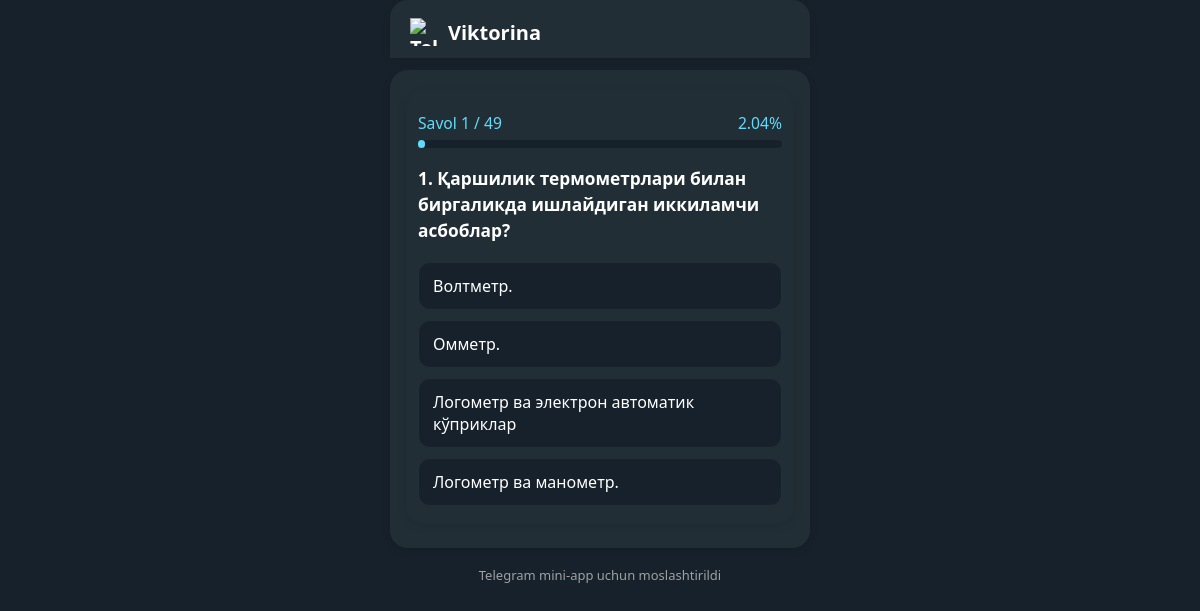
Screenshot of /quiz/2/question/0/ with the database file from the repository.
### quiz/models.py (models this page shows, shortened)
class Question(models.Model):
    quiz = models.ForeignKey(Quiz, on_delete=models.CASCADE, related_name="questions")
    text = models.TextField()

class Answer(models.Model):
    question = models.ForeignKey(Question, on_delete=models.CASCADE, related_name="answers")
    text = models.CharField(max_length=500)
    is_correct = models.BooleanField(default=False)

### quiz/views.py (the view, shortened to what this page needs)
# urls.py: path("<int:quiz_id>/question/<int:question_index>/", views.quiz_question, name="quiz_question"),
def quiz_question(request, quiz_id, question_index):
    quiz = get_object_or_404(Quiz, id=quiz_id)
    questions = list(quiz.questions.all())
    total = len(questions)
    if question_index >= total:
        return redirect("quiz:quiz_finish", quiz_id=quiz.id)
    question = questions[question_index]
    answers = list(question.answers.all())
    random.shuffle(answers)  # Variantlar tasodifiy tartibda aralashtiriladi
    answered = request.session.get("answered", {})
    feedback = None
    progress = round(((question_index + 1) / total) * 100, 2)
    return render(request, "quiz_question.html", {
        "quiz": quiz,
        "question": question,
        "answers": answers,  # Aralashtirilgan variantlar
        "index": question_index,
        "total": total,
        "feedback": feedback,
        "progress": progress,
    })

### templates/quiz_question.html (shortened to what this page needs)
{% extends "base.html" %}
{% block content %}
<div style="background: var(--tg-theme-secondary-bg-color, #222e35); border-radius: 18px; box-shadow: 0 2px 8px 0 rgba(0,0,0,0.10); max-width: 420px; margin: 0 auto; padding: 22px 12px 18px 12px;">
  <div style="margin-bottom: 18px;">
    <div style="display: flex; justify-content: space-between; margin-bottom: 6px; font-size: 0.98rem; font-weight: 500; color: var(--tg-theme-link-color, #61dafb);">
      <span> Savol {{ index|add:1 }} / {{ total }} </span>
      <span> {{ progress }}% </span>
    </div>
    <div style="width: 100%; background: var(--tg-theme-bg-color, #17212b); border-radius: 8px; height: 8px;">
      <div style="background: var(--tg-theme-link-color, #61dafb); height: 8px; border-radius: 8px; width: {{ progress }}%; transition: width 0.5s;"></div>
    </div>
  </div>
  <div style="font-size: 1.08rem; font-weight: 600; margin-bottom: 18px; color: var(--tg-theme-text-color, #fff); line-height: 1.5;">
    {{ index|add:1 }}. {{ question.text }}
  </div>
  <form method="post" id="quiz-form" style="display: flex; flex-direction: column; gap: 10px;">
    {% for answer in answers %}
      {% if feedback %}
        {% if feedback.selected_id and answer.id == feedback.selected_id and not feedback.is_correct %}
          <div style="padding: 12px 14px; border-radius: 12px; background: #ffeded; color: #d32f2f; border: 1.5px solid #d32f2f; font-weight: 500; display: flex; align-items: center; gap: 8px;">
            ❌ {{ answer.text }}
            <span style="font-size: 0.85rem; color: #b0b0b0; margin-left: 6px;">(tanlagan javobingiz)</span>
          </div>
        {% elif answer.id == feedback.correct_id %}
          <div style="padding: 12px 14px; border-radius: 12px; background: #e6f9ed; color: #388e3c; border: 1.5px solid #388e3c; font-weight: 500; display: flex; align-items: center; gap: 8px;">
            ✅ {{ answer.text }}
            {% if feedback.selected_id == answer.id %}
              <span style="font-size: 0.85rem; color: #b0b0b0; margin-left: 6px;">(tanlagan javobingiz)</span>
            {% endif %}
          </div>
        {% else %}
          <div style="padding: 12px 14px; border-radius: 12px; background: var(--tg-theme-bg-color, #17212b); color: var(--tg-theme-hint-color, #a0a0a0); border: 1.5px solid #232e36; font-weight: 500;">{{ answer.text }}</div>
        {% endif %}
      {% else %}
        <label style="display: block; padding: 12px 14px; border-radius: 12px; background: var(--tg-theme-bg-color, #17212b); color: var(--tg-theme-text-color, #fff); border: 1.5px solid #232e36; font-weight: 500; cursor: pointer; transition: background 0.2s, border 0.2s; margin-bottom: 0;">
          <span style="font-size: 1rem;">{{ answer.text }}</span>
        </label>
      {% endif %}
    {% endfor %}
  </form>
</div>
{% endblock %}

### templates/base.html (style rules this page uses)
body { background: var(--tg-theme-bg-color, #17212b); color: var(--tg-theme-text-color, #fff); font-family: 'Segoe UI', 'Arial', sans-serif; margin: 0; min-height: 100vh; }

### rows the page displays
Question: text "Қаршилик термометрлари билан биргаликда ишлайдиган иккиламчи асбоблар?"
Answer: text "Волтметр."
Answer: text "Омметр."
Answer: text "Логометр ва электрон автоматик кўприклар"
Answer: text "Логометр ва манометр."

### other values shown
{{ index|add:1 }} "1"
{{ total }} "49"
{{ progress }} "2.04"
